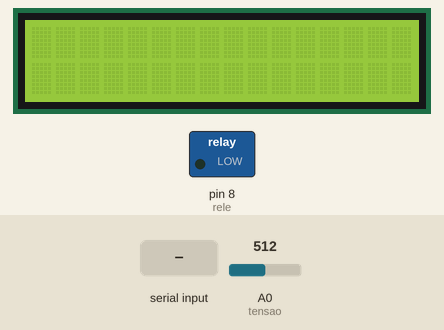
The sketch below on a simulated Arduino Uno, built with avr-gcc and run on an emulated ATmega328P. On the bench: 16×2 character LCD, switched loads named in the sketch (green lamp = pin HIGH). The inputs (shaded band) are chosen by the test bench; at power-on: A0 (tensao) = 512. What the sketch prints to the serial monitor is not drawn.

Above: at 1.2 s.
1.3 s: "1" received over Serial
At 4.9 s:
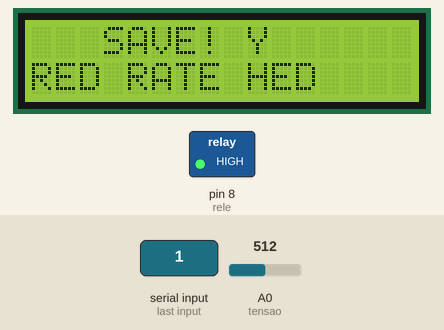
5.4 s: "0" received over Serial
At 9.4 s:
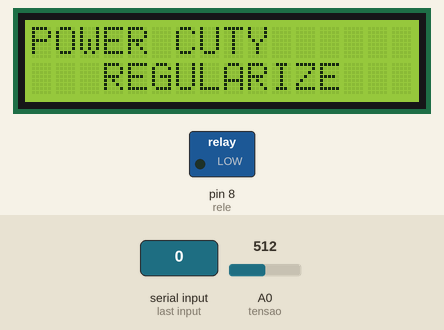
9.5 s: "2" received over Serial
At 12.6 s:
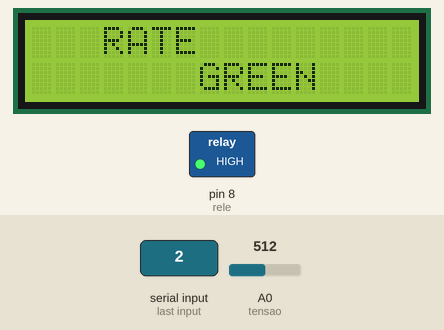
13.6 s: "0" received over Serial
At 17.6 s:
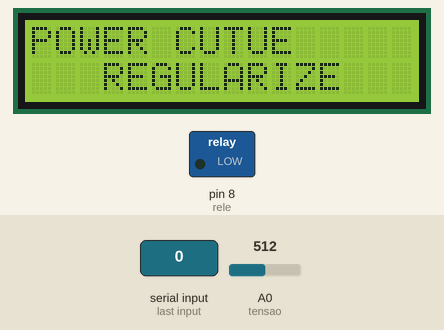
Timing chart, 0 to 18.7 s (numbered marks = the images above; inputs shaded):
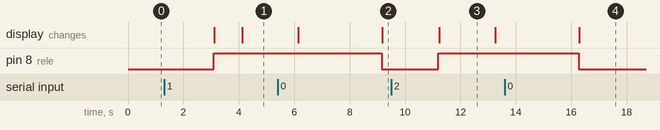

The sketch:

smart_meter_simulation1.ino
```cpp
// AUTOMAÇÃO DE LIGAR E DESLIGAR ENERGIA VIA SERIAL
// MICROCONTROLADOR: ARDUINO UNO R3

//INCLUSÃO DE BIBLIOTECAS

#include <LiquidCrystal_I2C.h>
#include <Wire.h>

//DEFINIÇÃO DE VARIAVEIS

  int rele = 8;             // PINO 8 DIGITAL UTILIZADO COM O RELÉ
  float tensao = A0;        // PINO QUE MEDE A TENSÃO
  int mover;

//INSTANCIAÇÃO DE OBJETOS

LiquidCrystal_I2C lcd(34,16,2);


void setup(){

// INICIA A COMUNICAÇÃO SERIAL

  Serial.begin(9600);

// DEFINIÇÃO DAS I/O

  pinMode(rele, OUTPUT);      // DEFINE "RELE" COMO UMA SAÍDA
  pinMode(tensao, INPUT);     // LEITURA DE TENSÃO

// INICIALIZAÇÃO DO LCD

 lcd.init();
 lcd.backlight();

}

void loop(){

// LEITURA DE COMANDOS VIA SERIAL

  char key = Serial.read();              // COMEÇA A ACEITAR COMANDO PELA SERIAL

// LEITURA DE TENSAO

  float consumo = analogRead (tensao);
  float tensaoLida = float (map(consumo,0,1023,0,5000)/1000);

// ENVIO DE LEITURA PELA SERIAL

  Serial.print ("Measured value:");
  Serial.print(tensaoLida);
  Serial.println(" V RMS being consumed");
  delay(1000);

/* ------------- COMUNICAÇÃO PELO LCD COM O CONSUMIDOR ----------------- */

// CASO O CONSUMIDOR ESTEJA CONECTADO A REDE, O COMANDO SERA 1 ...

  if (key == '1'){

  digitalWrite(rele, HIGH);                     // LIGA O RELÉ
  Serial.println ("Reconnected consumer!");   // RETORNA MENSAGEM PARA A SERIAL

// EXIBE MENSAGEM DE RECONEXÃO AO CONSUMIDOR

  lcd.setCursor(0,0);
  lcd.print("    ENERGY ");
  lcd.setCursor(0,1);
  lcd.print(" ESTABLISHED ");
  delay (1000);

  lcd.setCursor(0,0);
  lcd.print("   SAVE! ");
  lcd.setCursor(0,1);
  lcd.print("RED RATE ");
  delay (2000);

  lcd.setCursor(0,1);
  lcd.print("WATER SCARCITY");
  delay (2000);

// CASO O CONSUMIDOR ESTEJA DESCONECTADO DA REDE, O COMANDO SERA 0 ...

  } if (key == '0'){

  digitalWrite(rele, LOW);                    // DESLIGA O RELÉ
  Serial.println ("Termination carried out!"); // RETORNA MENSAGEM PARA A SERIAL

// DA INFORMAÇÕES PARA O CONSUMIDOR SOBRE O COrte

  lcd.setCursor(0,0);
  lcd.print("POWER CUT");
  lcd.setCursor(0,1);
  lcd.print("   REGULARIZE   ");

  } if (key == '2'){

  digitalWrite(rele, HIGH);                     // LIGA O RELÉ
  Serial.println ("Green tariff!") ;

  lcd.setCursor(0,0);
  lcd.print("   RATE       ");
  lcd.setCursor(0,1);
  lcd.print("       GREEN   ");
  delay (2000);

  lcd.setCursor(0,0);
  lcd.print("   CONTINUE     ");
  lcd.setCursor(0,1);
  lcd.print(" SAVING UP  ");
  delay (2000);

  }
 delay(10);                 // ESPERA 10ms
}
```

Measured:
- after the input at 1.3 s, pin 8 (rele): LOW → HIGH after 1.8 s; the display: first changes after 1.8 s (image 1 shows a later state)
- after the input at 5.4 s, pin 8 (rele): HIGH → LOW after 3.8 s; the display: first differs from a run without the input after 3.8 s (image 2)
- after the input at 9.5 s, pin 8 (rele): LOW → HIGH after 1.7 s; the display: changes after 1.7 s (image 3)
- after the input at 13.6 s, pin 8 (rele): HIGH → LOW after 2.7 s; the display: changes after 2.7 s (image 4)
- what the display in image 3 shows lasts 2.1 s, from 11.2 s to 13.3 s
